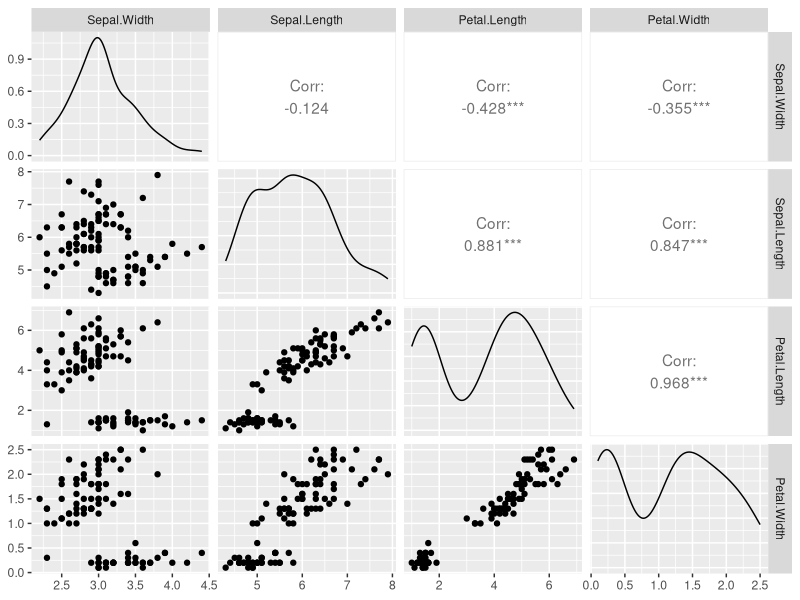
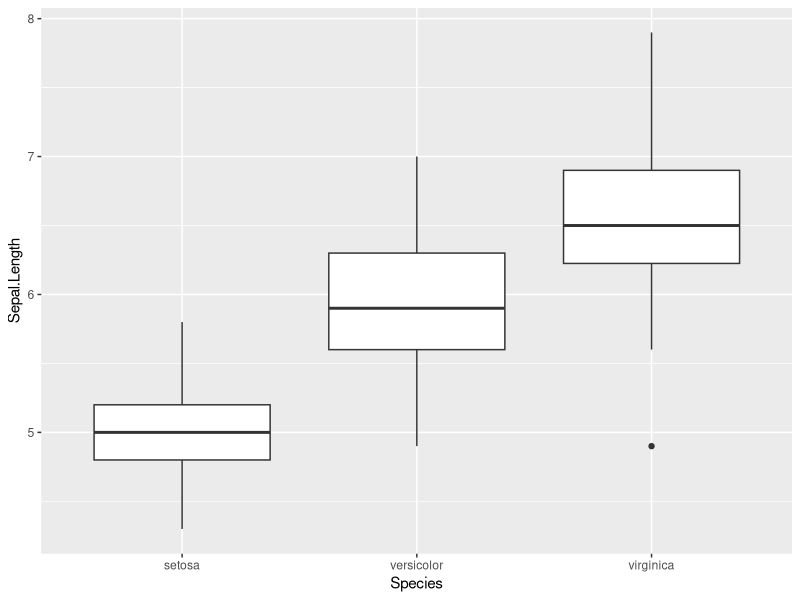
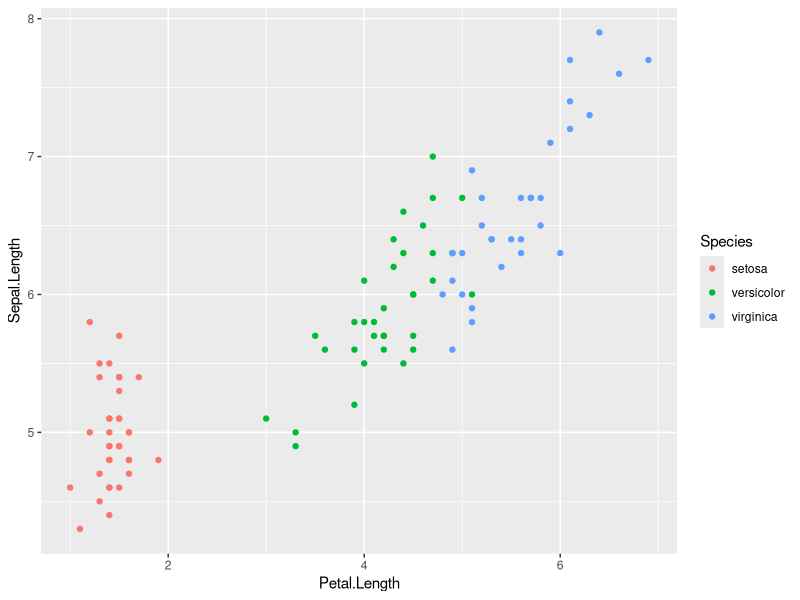
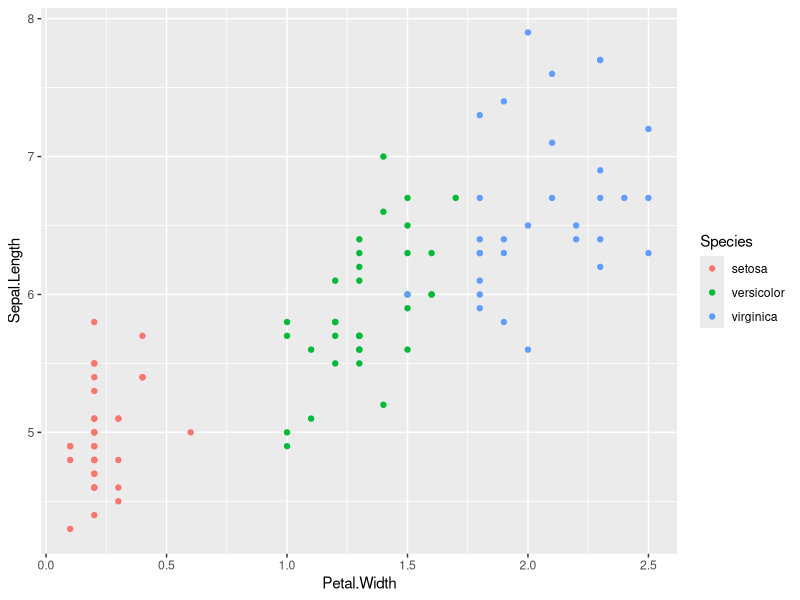
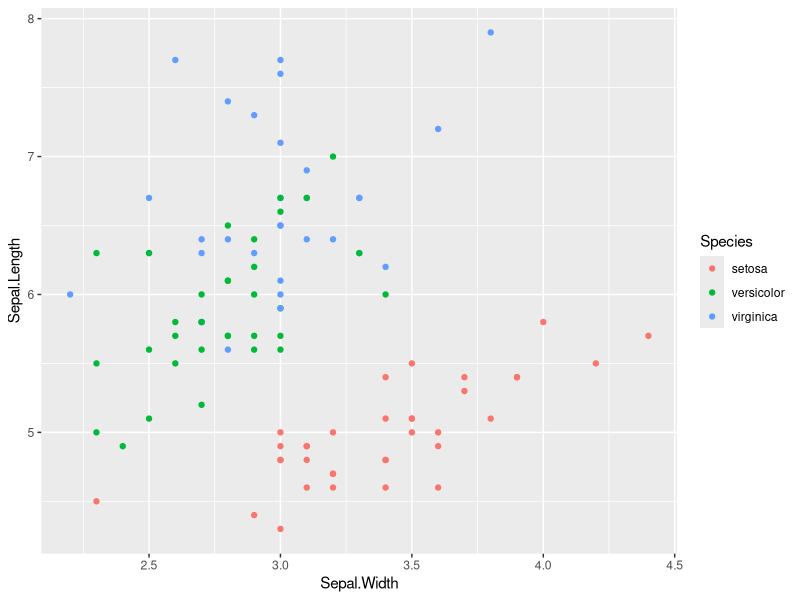
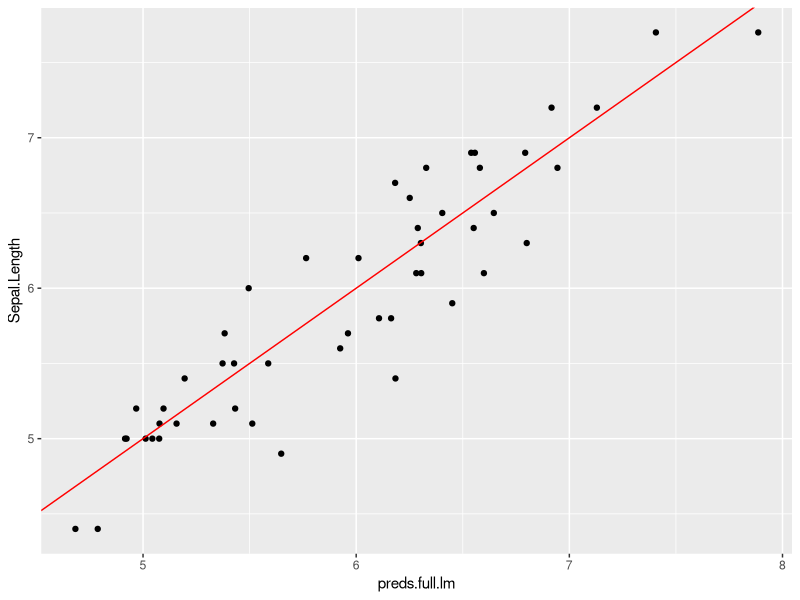
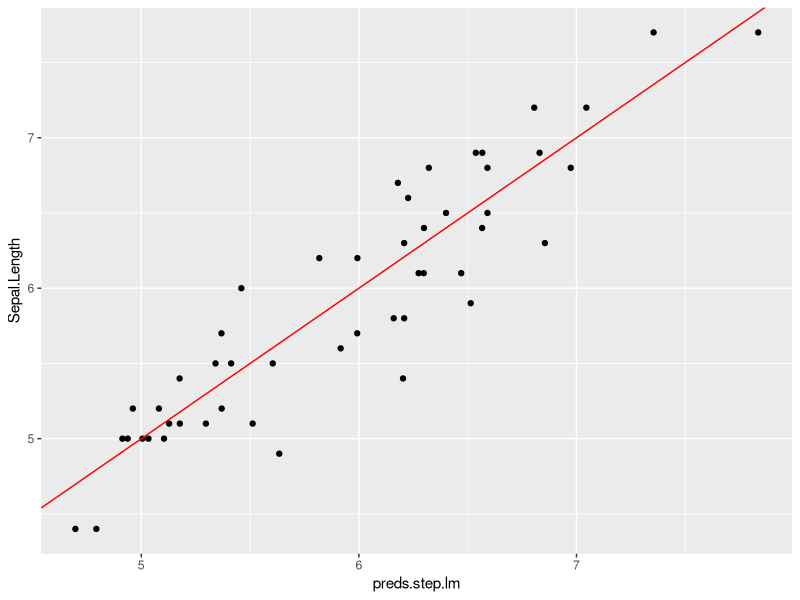
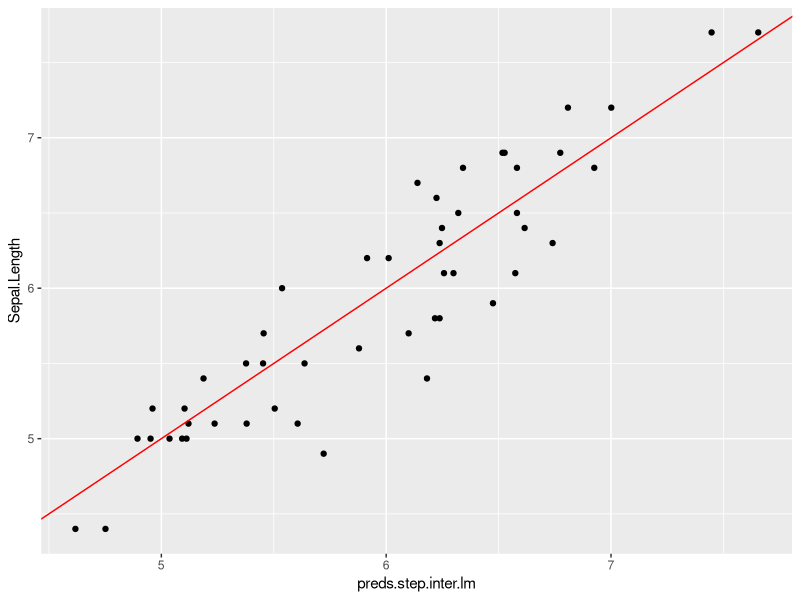

These figures' R source, in order:
# the 'iris' dataset is included with base R
head(iris)
dim(iris)

# good visual images of the variables:
# https://www.math.umd.edu/~petersd/666/html/iris_pca.html
# https://www.snaplogic.com/machine-learning-showcase/iris-flower-classification

# training / test split (no validation set this time)
set.seed(12345)
train.proportion <- 0.67
test.proportion <- 0.33

train.index <- sample(1:nrow(iris), nrow(iris)*train.proportion)
train.data <- iris[train.index,]
test.data <- iris[-train.index,]
dim(train.data)
dim(test.data)

### data exploration ###

# look at the full set of relationships between variables
# install.packages("GGally")
library(GGally)
ggpairs(subset(train.data,select=c(Sepal.Width, Sepal.Length, Petal.Length, Petal.Width)))

# boxplot of Sepal Length vs Species
ggplot(data=iris) +
  geom_boxplot(mapping = aes(x=Species, y=Sepal.Length))

# plot of Sepal Length vs Petal Length for different species
ggplot(data=train.data) + 
  geom_point(mapping = aes(x=Petal.Length, y=Sepal.Length, col=Species))

# plot of Sepal Length vs Petal Width for different species
ggplot(data=train.data) + 
  geom_point(mapping = aes(x=Petal.Width, y=Sepal.Length, col=Species))

# plot of Sepal Length vs Sepal Width for different species
ggplot(data=train.data) + 
  geom_point(mapping = aes(x=Sepal.Width, y=Sepal.Length, col=Species))

# note: there appear to be different relationships between these variables 
# for different species


### Train some models ###

# train a linear model for Petal Length against each predictor individually

# Petal Length as predictor
Petal.Length.lm <- lm(data = train.data, Sepal.Length ~ Petal.Length)
summary(Petal.Length.lm)

# Petal Width as predictor
petal.lm <- lm(data = train.data, Sepal.Length ~ Petal.Width)
summary(petal.lm)

# Sepal Width as predictor
sepal.width.lm <- lm(data = train.data, Sepal.Length ~ Sepal.Width)
summary(sepal.width.lm)
# what does the coefficient mean?

# Species 
species.lm <- lm(data = train.data, Sepal.Length ~ Species)
summary(species.lm)

  # aside: what does a linear model with only categorical predictors actually do?
  species.lm.preds <- predict(species.lm, newdata = train.data)
  table(species.lm.preds)
  
  library(tidyverse)
  train.data %>%
    group_by(Species) %>%
    summarise(avg_length=mean(Sepal.Length))

# Throw everything in together
full.lm <- lm(data=train.data, Sepal.Length ~ .)
summary(full.lm)

# 'stats' should be loaded by default, but if not, load it before running step()
# library(stats)

# backward stepwise regression
step.lm.backward <- step(full.lm, direction = "backward")
summary(step.lm.backward)

# what gets dropped?
# is this what you would expect?

# forward stepwise regression
dummy.lm <- lm(data=train.data, Sepal.Length ~ 1)
step.lm.forward <- step(dummy.lm, direction = "forward",
                        scope=list(lower=dummy.lm, upper=full.lm))
summary(step.lm.forward)

# any difference?


### Feature Engineering ###

# add an interaction term
inter.lm <- lm(data=train.data, Sepal.Length ~ . + Sepal.Width*Species)
summary(inter.lm)

# run stepwise regression again
step.lm.backward.inter <- step(inter.lm, direction="backward")
summary(step.lm.backward.inter)

# what looks like the best model?

# test each model
test.data$preds.full.lm <- predict(full.lm, newdata=test.data)
test.data$preds.step.lm <- predict(step.lm.backward, newdata=test.data)
test.data$preds.step.inter.lm <- predict(step.lm.backward.inter, newdata = test.data)
test.data$preds.Petal.Length.lm <- predict(Petal.Length.lm, newdata = test.data)

# R-squared for the test results
cor(test.data$preds.full.lm, test.data$Sepal.Length)^2
cor(test.data$preds.step.lm, test.data$Sepal.Length)^2
cor(test.data$preds.step.inter.lm, test.data$Sepal.Length)^2
cor(test.data$preds.Petal.Length.lm, test.data$Sepal.Length)^2

# plot actual values vs. predictions for each
ggplot(data=test.data) + 
  geom_point(mapping = aes(x=preds.full.lm, y=Sepal.Length)) + 
  geom_abline(intercept = 0, slope = 1, color = "red")

ggplot(data=test.data) + 
  geom_point(mapping = aes(x=preds.step.lm, y=Sepal.Length)) + 
  geom_abline(intercept = 0, slope = 1, color = "red")

ggplot(data=test.data) + 
  geom_point(mapping = aes(x=preds.step.inter.lm, y=Sepal.Length)) + 
  geom_abline(intercept = 0, slope = 1, color = "red")

ggplot(data=test.data) + 
  geom_point(mapping = aes(x=preds.Petal.Length.lm, y=Sepal.Length)) + 
  geom_abline(intercept = 0, slope = 1, color = "red")
